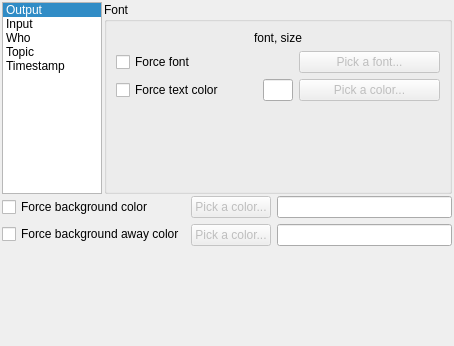
<ui version="4.0" >
 <class>FontsSettings</class>
 <widget class="QWidget" name="FontsSettings" >
  <property name="geometry" >
   <rect>
    <x>0</x>
    <y>0</y>
    <width>454</width>
    <height>346</height>
   </rect>
  </property>
  <property name="windowTitle" >
   <string>Form</string>
  </property>
  <layout class="QGridLayout" >
   <property name="leftMargin" >
    <number>2</number>
   </property>
   <property name="topMargin" >
    <number>2</number>
   </property>
   <property name="rightMargin" >
    <number>2</number>
   </property>
   <property name="bottomMargin" >
    <number>2</number>
   </property>
   <property name="horizontalSpacing" >
    <number>2</number>
   </property>
   <property name="verticalSpacing" >
    <number>2</number>
   </property>
   <item row="0" column="1" >
    <widget class="QGroupBox" name="groupBoxFont" >
     <property name="sizePolicy" >
      <sizepolicy vsizetype="Expanding" hsizetype="Expanding" >
       <horstretch>0</horstretch>
       <verstretch>0</verstretch>
      </sizepolicy>
     </property>
     <property name="title" >
      <string>Font</string>
     </property>
     <layout class="QGridLayout" >
      <property name="leftMargin" >
       <number>9</number>
      </property>
      <property name="topMargin" >
       <number>9</number>
      </property>
      <property name="rightMargin" >
       <number>9</number>
      </property>
      <property name="bottomMargin" >
       <number>9</number>
      </property>
      <property name="horizontalSpacing" >
       <number>6</number>
      </property>
      <property name="verticalSpacing" >
       <number>6</number>
      </property>
      <item row="3" column="2" >
       <widget class="QPushButton" name="pushButtonForcedColor" >
        <property name="enabled" >
         <bool>false</bool>
        </property>
        <property name="text" >
         <string>Pick a color...</string>
        </property>
       </widget>
      </item>
      <item row="1" column="2" >
       <widget class="QPushButton" name="pushButtonForcedFont" >
        <property name="enabled" >
         <bool>false</bool>
        </property>
        <property name="text" >
         <string>Pick a font...</string>
        </property>
       </widget>
      </item>
      <item row="0" column="0" colspan="3" >
       <widget class="QLabel" name="labelFont" >
        <property name="text" >
         <string>font, size</string>
        </property>
        <property name="alignment" >
         <set>Qt::AlignCenter</set>
        </property>
       </widget>
      </item>
      <item row="4" column="0" colspan="3" >
       <spacer>
        <property name="orientation" >
         <enum>Qt::Vertical</enum>
        </property>
        <property name="sizeHint" >
         <size>
          <width>20</width>
          <height>40</height>
         </size>
        </property>
       </spacer>
      </item>
      <item row="1" column="0" >
       <widget class="QCheckBox" name="checkBoxForceFont" >
        <property name="text" >
         <string>Force font</string>
        </property>
       </widget>
      </item>
      <item row="3" column="0" >
       <widget class="QCheckBox" name="checkBoxForceColor" >
        <property name="text" >
         <string>Force text color</string>
        </property>
       </widget>
      </item>
      <item row="3" column="1" >
       <widget class="QLineEdit" name="lineEditForcedColor" >
        <property name="sizePolicy" >
         <sizepolicy vsizetype="Fixed" hsizetype="Fixed" >
          <horstretch>0</horstretch>
          <verstretch>0</verstretch>
         </sizepolicy>
        </property>
        <property name="maximumSize" >
         <size>
          <width>30</width>
          <height>16777215</height>
         </size>
        </property>
        <property name="readOnly" >
         <bool>true</bool>
        </property>
       </widget>
      </item>
     </layout>
    </widget>
   </item>
   <item row="4" column="0" colspan="2" >
    <spacer>
     <property name="orientation" >
      <enum>Qt::Vertical</enum>
     </property>
     <property name="sizeHint" >
      <size>
       <width>20</width>
       <height>40</height>
      </size>
     </property>
    </spacer>
   </item>
   <item row="1" column="0" colspan="2" >
    <layout class="QHBoxLayout" >
     <property name="spacing" >
      <number>6</number>
     </property>
     <property name="leftMargin" >
      <number>0</number>
     </property>
     <property name="topMargin" >
      <number>0</number>
     </property>
     <property name="rightMargin" >
      <number>0</number>
     </property>
     <property name="bottomMargin" >
      <number>0</number>
     </property>
     <item>
      <layout class="QVBoxLayout" >
       <property name="spacing" >
        <number>6</number>
       </property>
       <property name="leftMargin" >
        <number>0</number>
       </property>
       <property name="topMargin" >
        <number>0</number>
       </property>
       <property name="rightMargin" >
        <number>0</number>
       </property>
       <property name="bottomMargin" >
        <number>0</number>
       </property>
       <item>
        <widget class="QCheckBox" name="checkBoxForceBackgroundColor" >
         <property name="text" >
          <string>Force background color</string>
         </property>
        </widget>
       </item>
       <item>
        <widget class="QCheckBox" name="checkBoxForceAwayBackgroundColor" >
         <property name="text" >
          <string>Force background away color</string>
         </property>
        </widget>
       </item>
      </layout>
     </item>
     <item>
      <layout class="QVBoxLayout" >
       <property name="spacing" >
        <number>6</number>
       </property>
       <property name="leftMargin" >
        <number>0</number>
       </property>
       <property name="topMargin" >
        <number>0</number>
       </property>
       <property name="rightMargin" >
        <number>0</number>
       </property>
       <property name="bottomMargin" >
        <number>0</number>
       </property>
       <item>
        <widget class="QPushButton" name="pushButtonBackgroundColor" >
         <property name="enabled" >
          <bool>false</bool>
         </property>
         <property name="text" >
          <string>Pick a color...</string>
         </property>
        </widget>
       </item>
       <item>
        <widget class="QPushButton" name="pushButtonAwayBackgroundColor" >
         <property name="enabled" >
          <bool>false</bool>
         </property>
         <property name="text" >
          <string>Pick a color...</string>
         </property>
        </widget>
       </item>
      </layout>
     </item>
     <item>
      <layout class="QVBoxLayout" >
       <property name="spacing" >
        <number>6</number>
       </property>
       <property name="leftMargin" >
        <number>0</number>
       </property>
       <property name="topMargin" >
        <number>0</number>
       </property>
       <property name="rightMargin" >
        <number>0</number>
       </property>
       <property name="bottomMargin" >
        <number>0</number>
       </property>
       <item>
        <widget class="QLineEdit" name="lineEditBackgroundColor" >
         <property name="readOnly" >
          <bool>true</bool>
         </property>
        </widget>
       </item>
       <item>
        <widget class="QLineEdit" name="lineEditAwayBackgroundColor" >
         <property name="readOnly" >
          <bool>true</bool>
         </property>
        </widget>
       </item>
      </layout>
     </item>
    </layout>
   </item>
   <item row="0" column="0" >
    <widget class="QListWidget" name="listWidget" >
     <property name="sizePolicy" >
      <sizepolicy vsizetype="Expanding" hsizetype="Expanding" >
       <horstretch>0</horstretch>
       <verstretch>0</verstretch>
      </sizepolicy>
     </property>
     <property name="maximumSize" >
      <size>
       <width>100</width>
       <height>16777215</height>
      </size>
     </property>
     <property name="currentRow" >
      <number>0</number>
     </property>
     <item>
      <property name="text" >
       <string>Output</string>
      </property>
     </item>
     <item>
      <property name="text" >
       <string>Input</string>
      </property>
     </item>
     <item>
      <property name="text" >
       <string>Who</string>
      </property>
     </item>
     <item>
      <property name="text" >
       <string>Topic</string>
      </property>
     </item>
     <item>
      <property name="text" >
       <string>Timestamp</string>
      </property>
     </item>
    </widget>
   </item>
  </layout>
 </widget>
 <resources/>
 <connections>
  <connection>
   <sender>checkBoxForceFont</sender>
   <signal>toggled(bool)</signal>
   <receiver>pushButtonForcedFont</receiver>
   <slot>setEnabled(bool)</slot>
   <hints>
    <hint type="sourcelabel" >
     <x>256</x>
     <y>71</y>
    </hint>
    <hint type="destinationlabel" >
     <x>440</x>
     <y>74</y>
    </hint>
   </hints>
  </connection>
  <connection>
   <sender>checkBoxForceColor</sender>
   <signal>toggled(bool)</signal>
   <receiver>pushButtonForcedColor</receiver>
   <slot>setEnabled(bool)</slot>
   <hints>
    <hint type="sourcelabel" >
     <x>256</x>
     <y>124</y>
    </hint>
    <hint type="destinationlabel" >
     <x>440</x>
     <y>127</y>
    </hint>
   </hints>
  </connection>
  <connection>
   <sender>checkBoxForceBackgroundColor</sender>
   <signal>toggled(bool)</signal>
   <receiver>pushButtonBackgroundColor</receiver>
   <slot>setEnabled(bool)</slot>
   <hints>
    <hint type="sourcelabel" >
     <x>107</x>
     <y>221</y>
    </hint>
    <hint type="destinationlabel" >
     <x>308</x>
     <y>223</y>
    </hint>
   </hints>
  </connection>
  <connection>
   <sender>checkBoxForceAwayBackgroundColor</sender>
   <signal>toggled(bool)</signal>
   <receiver>pushButtonAwayBackgroundColor</receiver>
   <slot>setEnabled(bool)</slot>
   <hints>
    <hint type="sourcelabel" >
     <x>190</x>
     <y>252</y>
    </hint>
    <hint type="destinationlabel" >
     <x>308</x>
     <y>256</y>
    </hint>
   </hints>
  </connection>
 </connections>
</ui>
